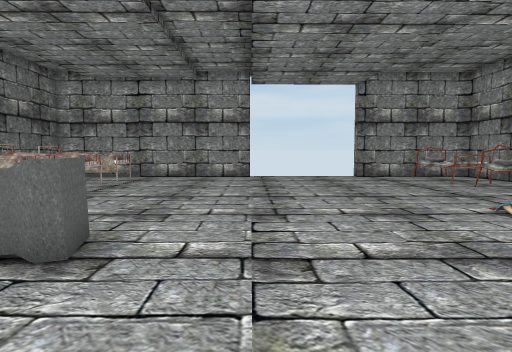
[1] (above)

20 first-person views from a walk through a Unity game level. The camera is 1.3 m above the floor, tilts 4° down and sees 75° across. The floor is counted in squares, 1 m on a side. Each view is taken from the middle of a square. On the plan, view 1 faces up. The plan holds only what a view shows up to about 14 squares ahead; the rest is blank. The place goes on beyond the plan.

[2]
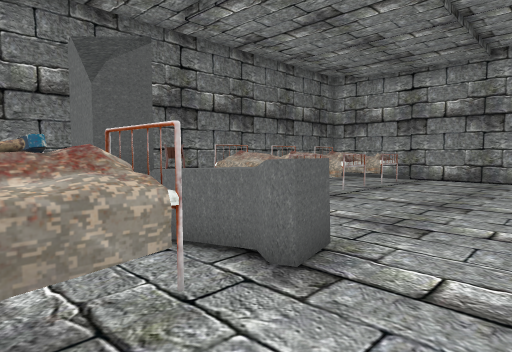

[3]
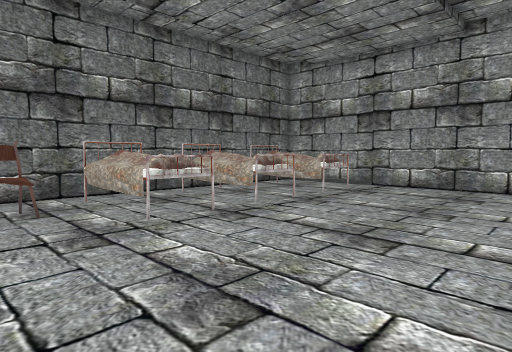

[4]
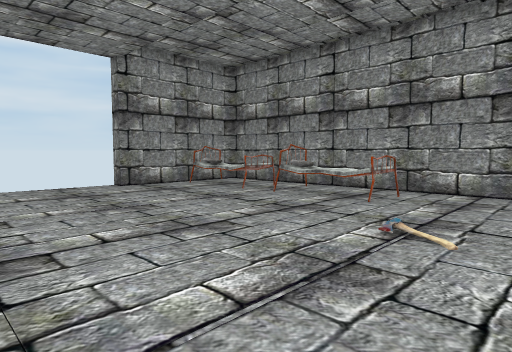

[5]
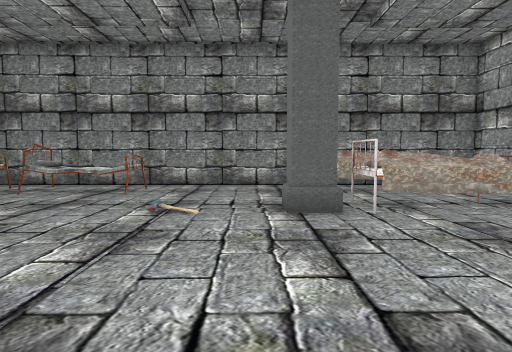

[6]
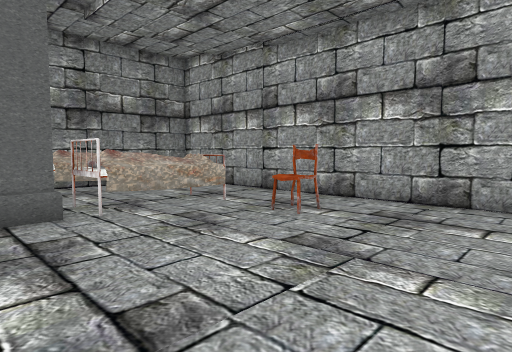

[7]
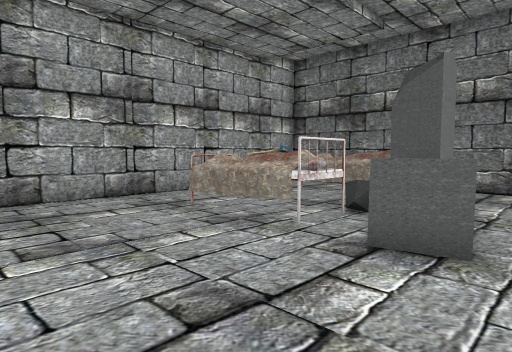

[8]
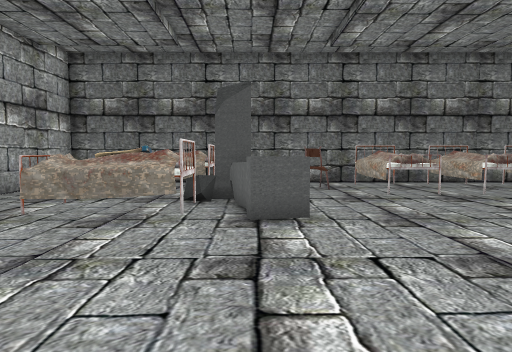

[9]
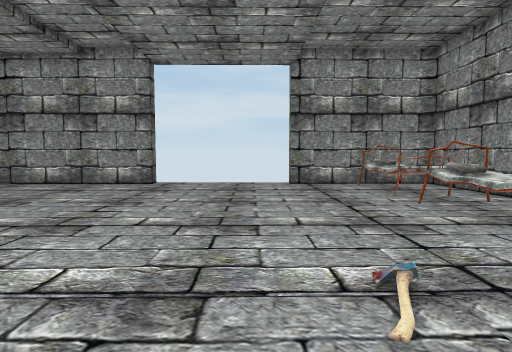

[10]
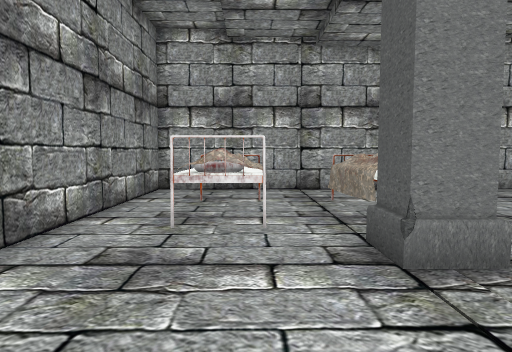

[11]
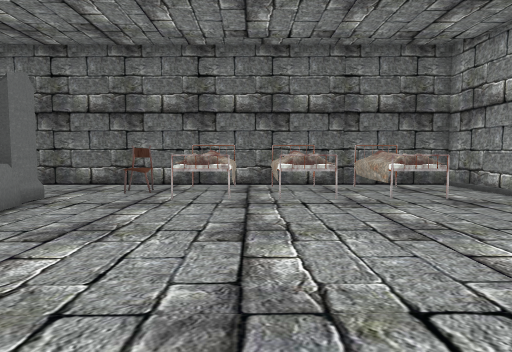

[12]
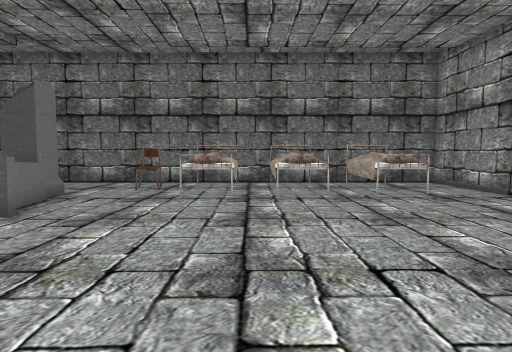

[13]
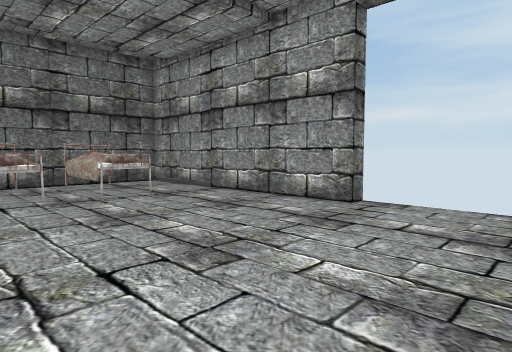

[14]
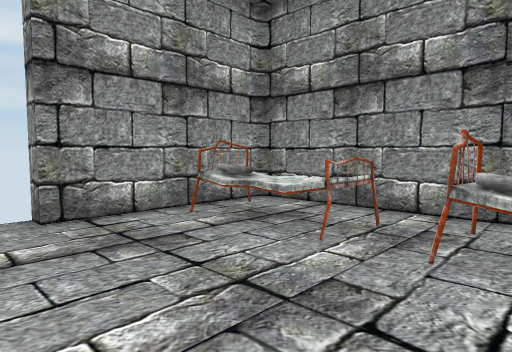

[15]
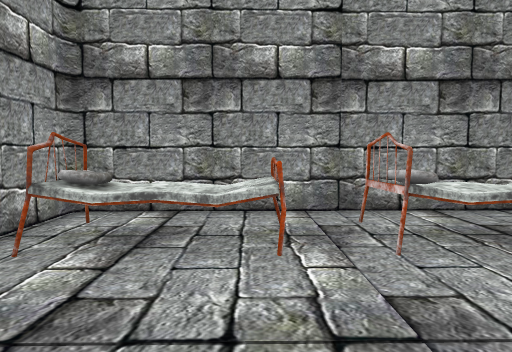

[16]
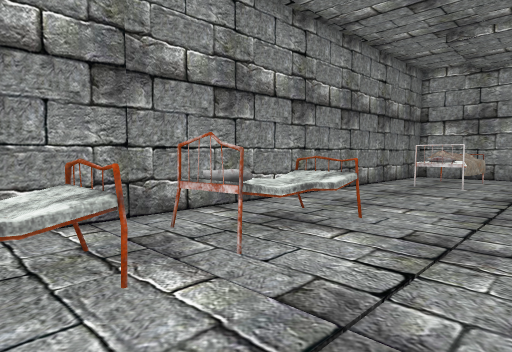

[17]
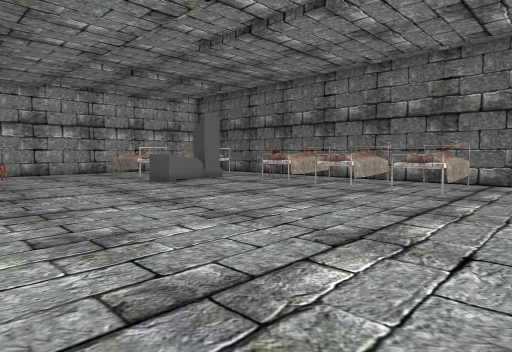

[18]
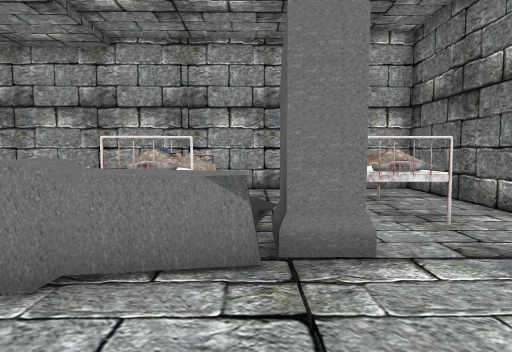

[19]
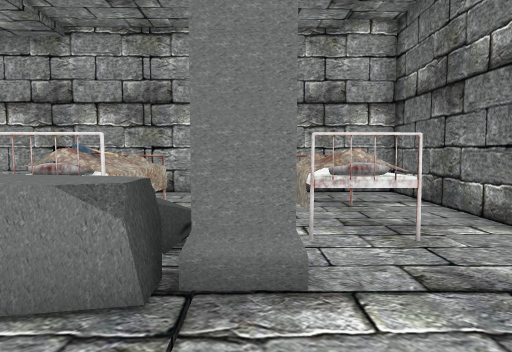

[20]
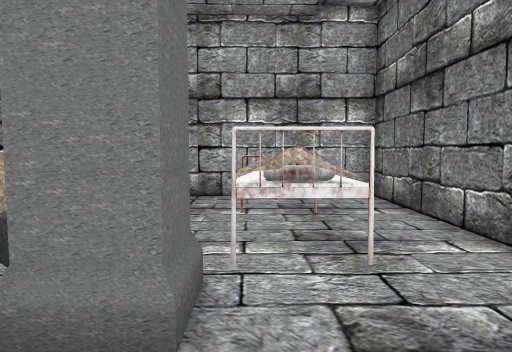

### Floor plan
Key: @ floor where view 1 was taken; # wall or solid block; . floor; = window, fence, low wall or low ledge; ^ raised ledge; O other object.
Columns run from 11 left of view 1 to 12 right of it. Each row starts with its distance up from view 1.
 19            #     #
 18 ############.....######
 17 #..................OOO#
 16 #..................OOO#
 15 #.OOOO.............OOO##
 14 #.OOOO.............OOO.#
 13 #......................#
 12 #.OOOO.............#=..#
 11 #.OOOO.............^^..#
 10 #..................^^^.#
  9 #.OOOO.............^^#.#
  8 #.OOOO.................#
  7 #......................#
  6 #..O...................#
  5 #.......O..............#
  4 #....#OOOO......#O.....#
  3 #....#O.........O#.OO..#
  2 #..OO.OOO.......OO.OO..#
  1 #.. O..OO.......OO.O ..#
  0 #..OO..OOO.@....OO.OO..#
 -1 #..OO........OO........#
 -2 #......................#
 -3 #......................#
 -4 ########################

Where each view was taken, in squares from view 1:
view 1: 0 up, 0 right, facing up
view 2: 1 up, 0 right, facing up-left
view 3: 5 up, 0 right, facing up-left
view 4: 5 up, 0 right, facing up-right
view 5: 5 up, 2 left, facing right
view 6: 5 up, 2 left, facing down-right
view 7: 6 up, 2 right, facing down-left
view 8: 4 up, 4 right, facing left
view 9: 4 up, 4 right, facing up
view 10: 8 up, 8 right, facing down
view 11: 10 up, 3 right, facing left
view 12: 10 up, 4 right, facing left
view 13: 10 up, 4 right, facing up-left
view 14: 11 up, 4 right, facing up-right
view 15: 14 up, 4 right, facing right
view 16: 15 up, 5 right, facing down-right
view 17: 18 up, 5 right, facing down-left
view 18: 8 up, 5 left, facing down
view 19: 7 up, 6 left, facing down
view 20: 6 up, 7 left, facing down
